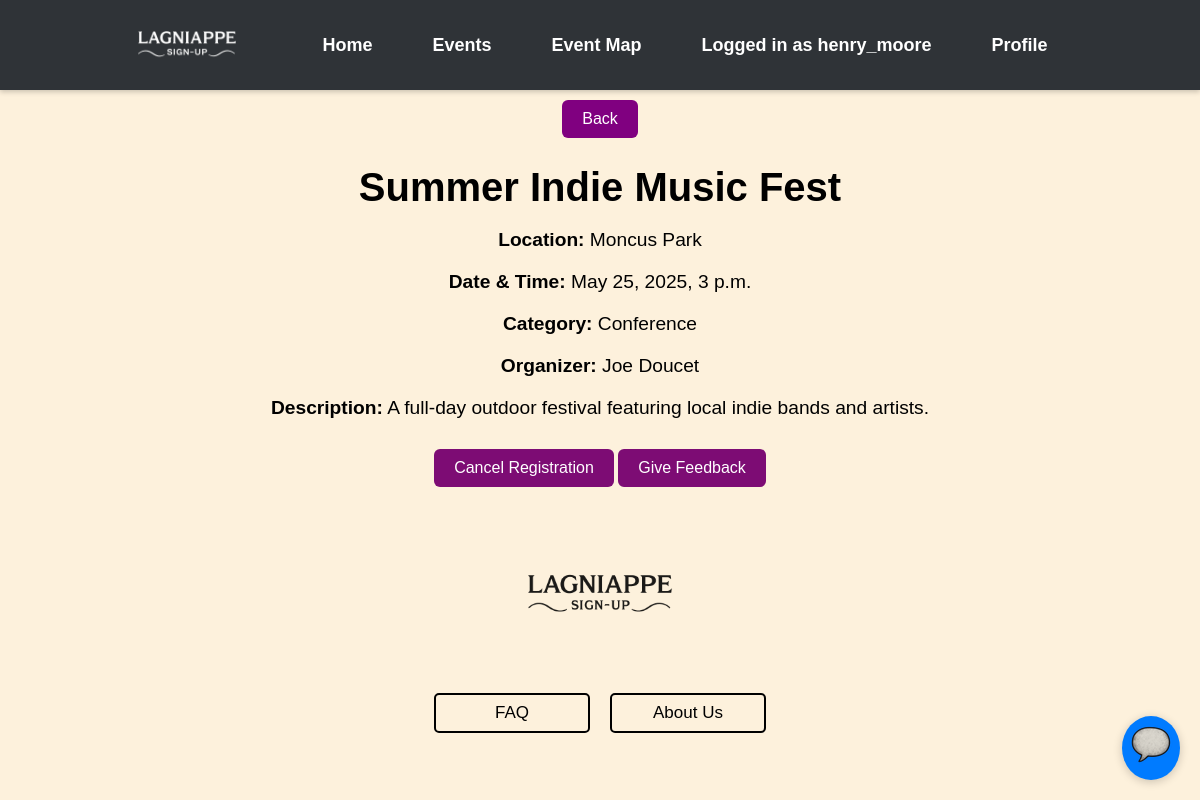
The page /event/25 (signed in) on the database its author committed.
### events/models.py (models this page shows)
class Users(AbstractUser): # AbstractUser comes with a whole bunch of attributes
    UserID = models.AutoField(("userID"), primary_key=True) # autofield automatically increments an int as a new row is created
    groups = models.ManyToManyField(
        'auth.Group',
        related_name='event_users',  # Custom related_name for reverse accessor
        blank=True
    )
    user_permissions = models.ManyToManyField(
        'auth.Permission',
        related_name='event_user_permissions',  # Custom related_name for reverse accessor
        blank=True
    )

class Event(models.Model):
    EventID = models.AutoField(("eventID"), primary_key=True)
    OrganizerID = models.ForeignKey(Users, on_delete=models.CASCADE)
    CategoryID = models.ForeignKey(Category, on_delete=models.CASCADE)
    Title = models.CharField(("title"), max_length=100)
    Description = models.CharField(("description"), max_length=500)
    Location = models.CharField(("location"), max_length=100)
    DateTime = models.DateTimeField(("datetime"), null=True)
    EventStatus = models.BooleanField(("eventstatus"), default=True)

class Category(models.Model):
    CategoryID = models.AutoField(("eventID"), primary_key=True)
    Name = models.CharField(("name"), unique=True, max_length=200)

### lagniappe_signup/views.py (the view)
# urls.py: path('event/<int:pk>', views.detail_event, name="event-detail"),
def detail_event(request, pk):
    try:
        event = Event.objects.get(EventID=pk)
    except Event.DoesNotExist:
        return HttpResponse("Event Does Not Exist", status=404)
    reg = None
    user = None
    is_registered = False
    if request.user.is_authenticated:
        user = request.user
        is_registered = Registration.objects.filter(EventID=pk, UserID=user.UserID).exists()
        if is_registered:
            reg = Registration.objects.get(EventID=pk, UserID=user.UserID)
    return render(request, "event_detail.html", context={
        "event": event,
        "reg": reg,
        "is_registered": is_registered
    })

### templates/event_detail.html (shortened to what this page needs)
{% extends "base.html" %}
{% block content %}
<!DOCTYPE html>
<html lang="en">
<head>
    <link rel="stylesheet" href='css/style.css'>
</head>
<body>
    <button onclick="window.location.href='{% url 'event-list' %}'" class="btn btn-secondary" style="background-color: purple; color: white;">Back</button>
    <h1>{{ event.Title }}</h1>
    <p><strong>Location:</strong> {{ event.Location }}</p>
    <p><strong>Date & Time:</strong> {{ event.DateTime }}</p>
    <p><strong>Category:</strong> {{ event.CategoryID.Name }}</p>
    <p><strong>Organizer:</strong> {{ event.OrganizerID.first_name }} {{ event.OrganizerID.last_name }}</p>
    <p><strong>Description:</strong> {{ event.Description }}</p>
    {% if is_registered %}
    <button onclick="window.location.href='{% url 'registration-delete' reg.RegistrationID %}'" class="btn btn-success">Cancel Registration</button>
    {% else %}
        <button onclick="window.location.href='{% url 'registration-create' event.EventID %}'" class="btn btn-success">Register</button>
    {% endif %}
    <button onclick="window.location.href='{% url 'feedback-create' event.EventID %}'" class="btn btn-info">Give Feedback</button>
</body>
</html>
{% endblock %}

### templates/headBanner.html (shortened to what this page needs)
{% load static %}
<!DOCTYPE html>
<html lang="en">
<head>
    <link rel="stylesheet" href="{% static 'css/style.css' %}">
</head>
<body>
    <nav class="top-banner" style="height: 60px; width: 100%; background-color: #2f3337;">
        <div class="nav-container" style="
            display: flex;
            align-items: center;
            height: 100%;
            padding: 0 20px 0 0;  /* ✅ No left padding */
            box-sizing: border-box;
        ">
            <div class="nav-logo" style="
                margin-left: 0;
                margin-right: 60px;
                display: flex;
                align-items: center;
                padding-left: 10px;  /* ✅ Small padding to prevent touching the edge */
            ">
                <img src="{% static 'images/LSU_white.png' %}"
                     alt="Lagniappe Logo"
                     style="height: 120px; width: auto;">
            </div>
            <ul class="nav-links" style="
                display: flex;
                gap: 30px;
                list-style: none;
                padding: 0;
                margin: 0;
            ">
                <li><a href="{% url 'home' %}">Home</a></li>
                <li><a href="{% url 'event-list' %}">Events</a></li>
                <li><a href="{% url 'map' %}">Event Map</a></li>
                {% if user.is_authenticated %}
                    <li><a>Logged in as {{ user.username }}</a></li>
                    <li><a href="{% url 'profile' user.UserID %}">Profile</a></li>
                {% else %}
                    <li><a href="{% url 'signin' %}">Sign In</a></li>
                {% endif %}
            </ul>
        </div>
    </nav>
    <div id="chat-toggle">
        <img src="{% static 'images/scroll.png' %}">
    </div>
</body>
</html>

### static/css/style.css (style rules this page uses)
body { background-color: #fdf1dc; font-family: Arial, sans-serif; text-align: center; }
h1 { font-size: 2.5rem; font-weight: bold; margin-bottom: 10px; }
p { font-size: 1.2rem; margin-bottom: 20px; }
button { background-color: #7d0c74; color: white; padding: 10px 20px; border: none; border-radius: 5px; font-size: 1rem; cursor: pointer; margin-top: 10px; }
.top-banner { background-color: #343a40; padding: 15px 0; text-align: center; box-shadow: 0 2px 5px rgba(0, 0, 0, 0.2); }
.nav-container { display: flex; justify-content: center; align-items: center; }
.nav-links { list-style: none; padding: 0; margin: 0; display: flex; }
.nav-links li { margin: 0 15px; }
.nav-links li a { text-decoration: none; color: white; font-size: 18px; font-weight: bold; transition: color 0.3s ease; }
#chat-toggle { position: fixed; bottom: 20px; right: 20px; background: #007bff; color: white; border-radius: 50%; padding: 5px; font-size: 24px; cursor: pointer; box-shadow: 0 2px 10px rgba(0,0,0,0.2); z-index: 1000; }
.btn { padding: 10px 20px; border: none; border-radius: 6px; text-decoration: none; font-size: 16px; cursor: pointer; }
.btn-secondary { background-color: #6c757d; color: purple; }

### templates/headBanner.html (style rules this page uses)
html, body { margin: 0; padding: 0; }

### rows shown on the page
Users: username "henry_moore"
Event: Title "Summer Indie Music Fest", Location "Moncus Park", DateTime "May 25, 2025, 3 p.m.", CategoryID.Name "Conference", OrganizerID.first_name "Joe", OrganizerID.last_name "Doucet", Description "A full-day outdoor festival featuring local indie bands and artists."
